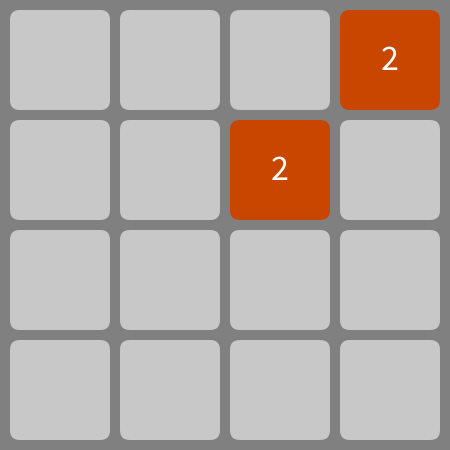
Frame 1 (no input)
Frame 60 (the mouse pressed at the canvas centre just before this capture): identical to frame 1, image omitted
Frame 120 (the mouse held since frame 60 and released just before this capture): identical to frame 1, image omitted

The Processing sketch that drew this single still picture (run headless with seeded random() and noise(); from frame 60 on, the mouse is pressed at the canvas centre):

// Processing sketch: Game_2048
// ── Game_2048.pde
Bloco[][] bloco = new Bloco[4][4];
boolean clicado = false;

void setup()
{
  size(450, 450);
  colorMode(HSB);

  for (int col=0; col<4; col++)
  {
    for (int row=0; row<4; row++)
    {
      bloco[col][row] = new Bloco(col, row);
      bloco[col][row].value = 0;
    }
  }

  PVector p1, p2;

  do
  {
    p1 = new PVector((int)random(4), (int)random(4));
    p2 = new PVector((int)random(4), (int)random(4));
  } 
  while (p1.equals(p2));

  bloco[(int)p1.x][(int)p1.y].value = 2;
  bloco[(int)p2.x][(int)p2.y].value = 2;
}

void draw()
{
  boolean cheio = true, gameOver = false;

  background(128);
  noStroke();
  for (int col=0; col<4; col++)
  {
    for (int row=0; row<4; row++)
    {
      bloco[col][row].update();
      bloco[col][row].draw();

      if (bloco[col][row].value == 0)
      {
        cheio = false;
      }
    }
  }

  if (cheio)
  {
    gameOver = true;

    for (int col=0; col<3; col++)
    {
      for (int row=0; row<3; row++)
      {
        if (bloco[col][row].value == bloco[col+1][row].value ||
          bloco[col][row].value == bloco[col][row+1].value)
        {
          gameOver = false;
        }
      }
    }
  }

  if (gameOver)
  {
    println("Game Over!");
    for (int col=0; col<4; col++)
    {
      for (int row=0; row<4; row++)
      {
        bloco[col][row].value = 0;
      }
    }

    PVector p1, p2;

    do
    {
      p1 = new PVector((int)random(4), (int)random(4));
      p2 = new PVector((int)random(4), (int)random(4));
    } 
    while (p1.equals(p2));

    bloco[(int)p1.x][(int)p1.y].value = 2;
    bloco[(int)p2.x][(int)p2.y].value = 2;
  }

  if (clicado)
  {
    PVector p;

    do
    {
      p = new PVector((int)random(4), (int)random(4));
    } 
    while (bloco[(int)p.x][(int)p.y].value != 0);

    bloco[(int)p.x][(int)p.y].value = 2;
    clicado = false;
  }
}

void keyPressed() 
{
  int contador = 0;

  if (key == CODED) 
  {
    switch (keyCode)
    {
    case UP:
      while (contador<4)
      {
        width = 500;
        for (int col=0; col<4; col++)
        {
          for (int row=1; row<4; row++)
          {
            if (bloco[col][row-1].value == 0)
            {
              bloco[col][row-1].value = bloco[col][row].value;
              bloco[col][row].value = 0;
              clicado = true;
            }

            if (bloco[col][row-1].value == bloco[col][row].value)
            {
              bloco[col][row-1].value *= 2;
              bloco[col][row].value = 0;
              clicado = true;
            }
          }
        }

        contador++;
      }
      break;

    case DOWN:
      while (contador<4)
      {
        for (int col=0; col<4; col++)
        {
          for (int row=2; row>=0; row--)
          {
            if (bloco[col][row+1].value == 0)
            {
              bloco[col][row+1].value = bloco[col][row].value;
              bloco[col][row].value = 0;
              clicado = true;
            }

            if (bloco[col][row+1].value == bloco[col][row].value)
            {
              bloco[col][row+1].value *= 2;
              bloco[col][row].value = 0;
              clicado = true;
            }
          }
        }

        contador++;
      }
      break;

    case LEFT:
      while (contador<4)
      {
        for (int row=0; row<4; row++)
        {
          for (int col=1; col<4; col++)
          {
            if (bloco[col-1][row].value == 0)
            {
              bloco[col-1][row].value = bloco[col][row].value;
              bloco[col][row].value = 0;
              clicado = true;
            }

            if (bloco[col-1][row].value == bloco[col][row].value)
            {
              bloco[col-1][row].value *= 2;
              bloco[col][row].value = 0;
              clicado = true;
            }
          }
        }

        contador++;
      }
      break;

    case RIGHT:
      while (contador<4)
      {
        for (int row=0; row<4; row++)
        {
          for (int col=2; col>=0; col--)
          {
            if (bloco[col+1][row].value == 0)
            {
              bloco[col+1][row].value = bloco[col][row].value;
              bloco[col][row].value = 0;
              clicado = true;
            }

            if (bloco[col+1][row].value == bloco[col][row].value)
            {
              bloco[col+1][row].value *= 2;
              bloco[col][row].value = 0;
              clicado = true;
            }
          }
        }

        contador++;
      }
      break;
    }
  }
}
// ── Bloco.pde
class Bloco
{
  PVector pos;
  int col, row, value;

  Bloco(int coluna, int linha)
  {
    this.pos = new PVector(10+coluna*110, 10+linha*110);
    this.col = coluna;
    this.row = linha;
  }

  void update()
  {
  }

  void draw()
  {
    if (this.value != 0)
    {
      fill(map(this.value%64, 0, 48, 0, 360), 255, 200);
      rect(pos.x, pos.y, 100, 100, 10);
      fill(255);
      textSize(36);
      textAlign(CENTER);
      text(this.value, pos.x+50, pos.y+60);
    }
    else
    {
      fill(200);
      rect(pos.x, pos.y, 100, 100, 10);
    }
  }
}
